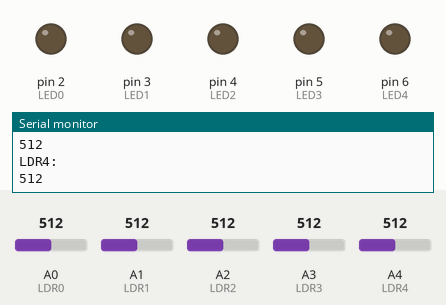
Simulated run of this sketch. Board: Arduino Uno, built with avr-gcc and run on an emulated ATmega328P. On the bench: output pins drawn as LEDs (lit = HIGH), the last lines printed to the serial monitor. Dashed ring = blinking. The test bench sets the inputs (shaded band); at power-on: A0 (LDR0) = 512, A1 (LDR1) = 512, A2 (LDR2) = 512, A3 (LDR3) = 512, A4 (LDR4) = 512.

Above: at 1.2 s.
1.3 s: A0 (LDR0) set to 831
2.8 s: A0 (LDR0) set to 861
At 3.7 s:
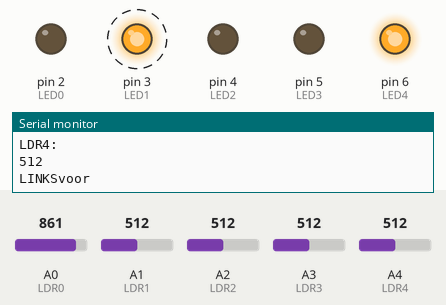
4.5 s: A0 (LDR0) set to 840
At 5.7 s:
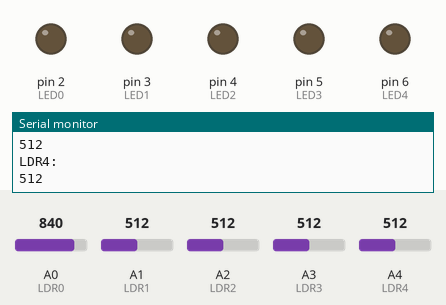
6.0 s: A1 (LDR1) set to 837
7.5 s: A1 (LDR1) set to 864
At 7.8 s:
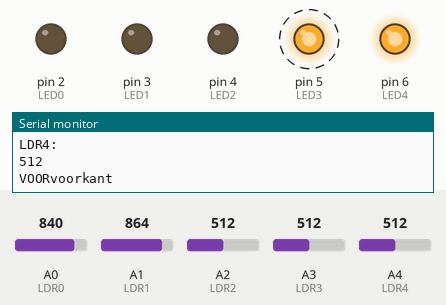
9.0 s: A1 (LDR1) set to 840
At 10.1 s:
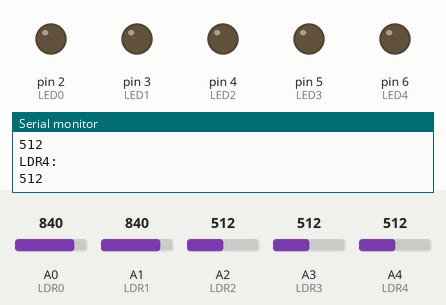
Timing chart, 0 to 11.6 s (numbered marks = the images above; inputs shaded):
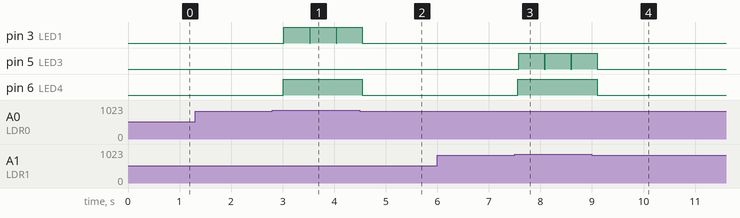

The sketch:

LDR_test.ino
```cpp
//Pins voor de LDR laser detectie sensoren
int LDR0 = A0;            //LDR linker hoek voor
int LDR1 = A1;            //LDR rechter hoek voor
int LDR2 = A2;            //LDR Voor
int LDR3 = A3;            //LDR rechter hoek achter
int LDR4 = A4;            //LDR linker hoek achter
int LED0 = 2;             //Afstand = gelijk aan threshold waarde
int LED1 = 3;             //IR LED('s)/LDR('s) links nemen iets waar
int LED2 = 4;             //IR LED('s)/LDR('s) rechts nemen iets waar
int LED3 = 5;             //IR LED('s)/LDR('s) alle of alleen voor iets waarnemen
int LED4 = 6;             //Laser wordt gedetecteerd
int laserThreshold = 850; //800
//Sensoren
int laserDetected = 0; //0=geen|1=linksVoor|2=Voor|3=rechtsVoor|4=rechtsAchter|5=linksAchter

// the setup routine runs once when you press reset:
void setup() {
  // initialize serial communication at 9600 bits per second:
  Serial.begin(9600);
  pinMode(LDR0, INPUT); //Defineer LDR0 als een uitgang
  pinMode(LDR1, INPUT); //Defineer LDR1 als een uitgang
  pinMode(LDR2, INPUT); //Defineer LDR2 als een uitgang
  pinMode(LDR3, INPUT); //Defineer LDR3 als een uitgang
  pinMode(LDR4, INPUT); //Defineer LDR4 als een uitgang
  pinMode(LED0, OUTPUT); //Defineer LED0 als een uitgang
  pinMode(LED1, OUTPUT); //Defineer LED1 als een uitgang
  pinMode(LED2, OUTPUT); //Defineer LED2 als een uitgang
  pinMode(LED3, OUTPUT); //Defineer LED3 als een uitgang
  pinMode(LED4, OUTPUT); //Defineer LED4 als een uitgang
}

// the loop routine runs over and over again forever:
void loop() {
  digitalWrite(LED0, LOW);
  digitalWrite(LED1, LOW);
  digitalWrite(LED2, LOW);
  digitalWrite(LED3, LOW);
  digitalWrite(LED4, LOW);
  // read the input on analog pin 0:
  Serial.println("LDR0: ");
  Serial.println(analogRead(LDR0));
  Serial.println("LDR1: ");
  Serial.println(analogRead(LDR1));
  Serial.println("LDR2: ");
  Serial.println(analogRead(LDR2));
  Serial.println("LDR3: ");
  Serial.println(analogRead(LDR3));
  Serial.println("LDR4: ");
  Serial.println(analogRead(LDR4));

  if (analogRead(LDR0) >= laserThreshold){
    laserDetected = 1;
     laserDrive();
  }else if (analogRead(LDR1) >= laserThreshold){
    laserDetected = 2;
      laserDrive();
  }else if (analogRead(LDR2) >= laserThreshold){
    laserDetected = 3;
      laserDrive();
  }else if (analogRead(LDR3) >= laserThreshold){
    laserDetected = 4;
      laserDrive();
  }else if (analogRead(LDR4) >= laserThreshold){
    laserDetected = 5;
      laserDrive();
  }else{
    laserDetected = 0;
  }
  delay(500);        // delay in between reads for stability
}

void laserDrive(){
      digitalWrite(LED4, HIGH);
  switch(laserDetected){
    case 0:
      loop();
      break;
    case 1:
      Serial.println("LINKSvoor");
      digitalWrite(LED1, HIGH);
      break;
    case 2:
      Serial.println("VOORvoorkant");
      digitalWrite(LED3, HIGH);
      break;
    case 3:
      Serial.println("RECHTSvoor");
      digitalWrite(LED2, HIGH);
      break;
    case 4:
      Serial.println("RECHTSachter");
      digitalWrite(LED2, HIGH);
      break;
    case 5:
      Serial.println("LINKSachter");
      digitalWrite(LED1, HIGH);
      break;
    default:
      loop();
      break;
}
}
```

Measured:
- the behaviour switches between 849 and 850 on A0 (LDR0) (found by bisection; images 0 and 1)
- the behaviour switches between 849 and 850 on A1 (LDR1) (found by bisection; images 2 and 3)
- after the input at 2.8 s, pin 3 (LED1): alternates HIGH for 0.50 s and LOW for 0.01 s, starting after 0.23 s; pin 6 (LED4): LOW → HIGH after 0.22 s
- after the input at 4.5 s, pin 3 (LED1): goes on until 4.5 s, then stays LOW; pin 6 (LED4): HIGH → LOW after 0.05 s
- after the input at 7.5 s, pin 5 (LED3): alternates HIGH for 0.50 s and LOW for 0.01 s, starting after 0.08 s; pin 6 (LED4): LOW → HIGH after 0.06 s
- after the input at 9.0 s, pin 5 (LED3): goes on until 9.1 s, then stays LOW; pin 6 (LED4): HIGH → LOW after 0.11 s
